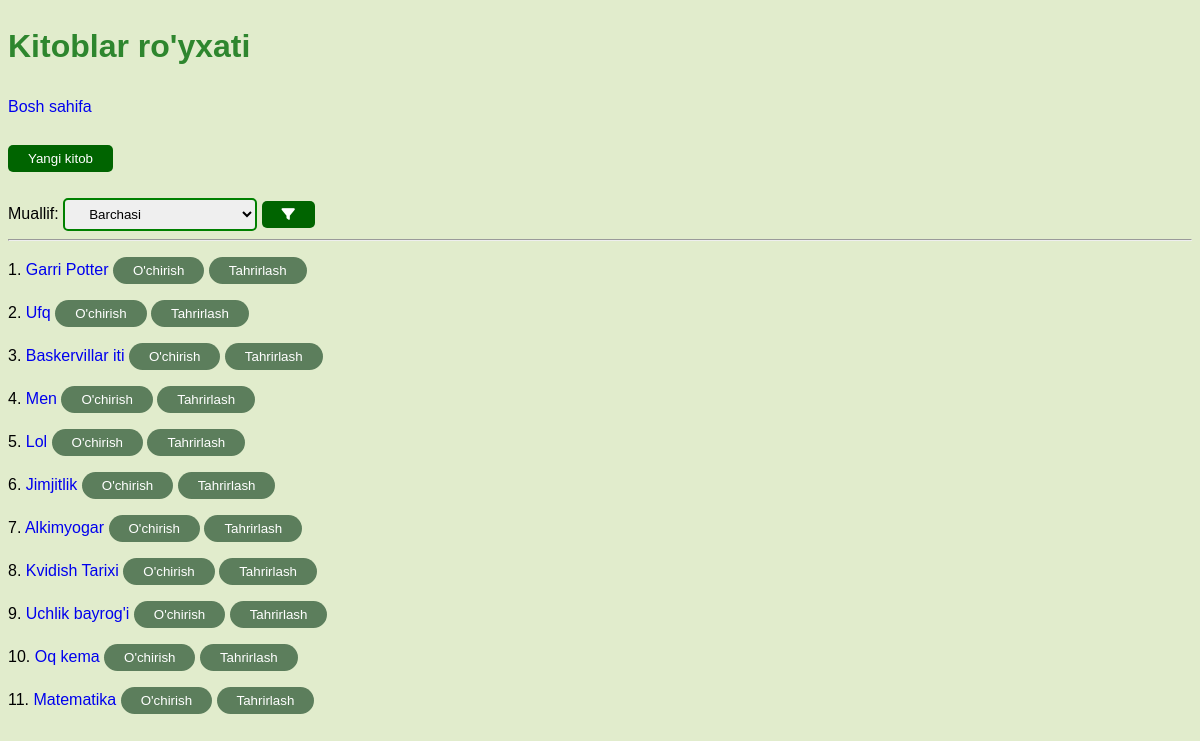
The app's page /kitoblar/ with its own data.
### main/models.py (models this page shows, shortened)
class Kitob(models.Model):
    nom = models.CharField(max_length=255)
    janr = models.CharField(max_length=50)
    sahifa = models.PositiveSmallIntegerField()
    muallif = models.ForeignKey(Muallif, on_delete=models.CASCADE)
    class Meta:
        verbose_name = 'Kitob'
        verbose_name_plural = 'Kitoblar'

### main/views.py (the view)
# urls.py: path('kitoblar/', kitoblar_view, name = 'kitoblar'),
def kitoblar_view(request):
    kitoblar = Kitob.objects.all()
    mualliflar = [Muallif.objects.get(id=id) for id in set(Kitob.objects.all().values_list('muallif', flat = True))]
    muallif = request.GET.get('muallif')
    if muallif is not None and muallif != '0':
        kitoblar = kitoblar.filter(muallif__id=muallif)
    context = {
        'kitoblar': kitoblar,
        'mualliflar': mualliflar
    }
    return render(request, 'kitoblar.html', context)

### templates/kitoblar.html (shortened to what this page needs)
<!DOCTYPE html>
<html lang="en">
<head>
      <link rel="stylesheet" href="https://cdnjs.cloudflare.com/ajax/libs/font-awesome/6.7.2/css/all.min.css" />
</head>
<body style="background-color: rgba(206, 224, 170, 0.596);">
<h1 style="color:rgb(46, 134, 46);">Kitoblar ro'yxati</h1>
<a style='text-decoration: none' href='/home/'>Bosh sahifa</a>
<br><br>
<a href = '/kitob-qoshish/'>
    <button style="padding: 6px 20px; background-color:darkgreen; color:white; border:none; border-radius:5px;"style="padding: 6px 20px; background-color:darkgreen; color:white; border:none; border-radius:5px;">
        Yangi kitob
    </button>
    <br><br>
</a>
<form>
    <label>Muallif:</label>
    <select style="border:2px solid green; padding: 6px 20px; border-radius:5px; " name='muallif'>
        <option value='0'>Barchasi</option>
    </select>
    <button style="padding: 6px 20px; background-color:darkgreen; color:white; border:none; border-radius:5px;">
       <i class="fa-solid fa-filter"></i>
    </button>
</form>
<hr>
{% for kitob in kitoblar %}
<p>{{ forloop.counter }}.
    <a style="text-decoration: none" href="/kitoblar/{{ kitob.id }}/">
        {{kitob.nom}}
    </a>
    <button style ='padding: 6px 20px; border: none; border-radius: 30px; background-color: rgb(92, 126, 92); '>
        <a style = 'text-decoration: none; color:white;' href='/kitob/{{kitob.id}}/delete_confirm/'>O'chirish</a>
    </button>
            <button style ='padding: 6px 20px; border: none; border-radius: 30px; background-color: rgb(92, 126, 92); '>
                <a style = 'text-decoration: none; color:white;' href="/kitoblar/{{kitob.id}}/update/">
                    Tahrirlash
                </a>
            </button>
</p>
{% endfor %}
</body>
</html>

### templates/kitoblar.html (style rules this page uses)
body { font-family: Arial, sans-serif; line-height: 1.6 }

### records on screen
Kitob: nom "Garri Potter"
Kitob: nom "Ufq"
Kitob: nom "Baskervillar iti"
Kitob: nom "Men"
Kitob: nom "Lol"
Kitob: nom "Jimjitlik"
Kitob: nom "Alkimyogar"
Kitob: nom "Kvidish Tarixi"
Kitob: nom "Uchlik bayrog'i"
Kitob: nom "Oq kema"
Kitob: nom "Matematika"
